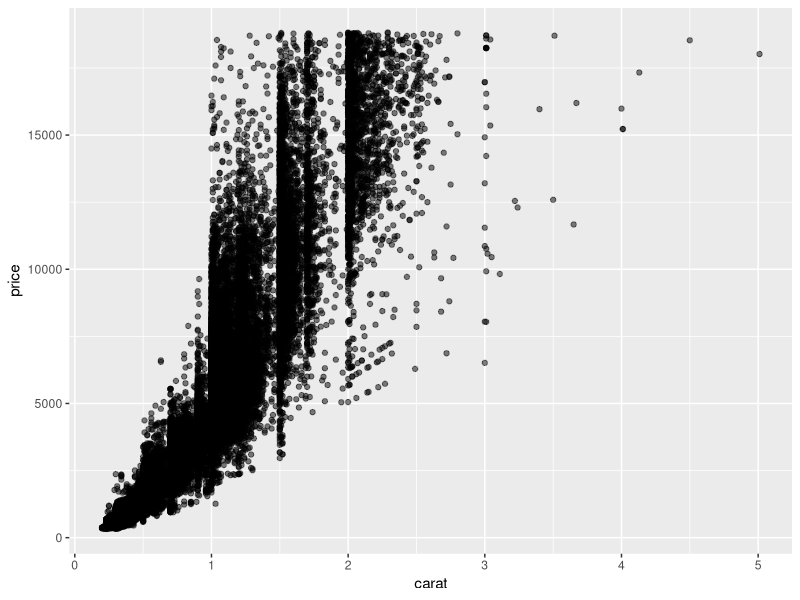

The R source for this figure:
install.packages("ggplot2")

library(ggplot2)

? diamonds

ggplot(diamonds) + aes(carat, price) + geom_point(alpha = 0.5)

